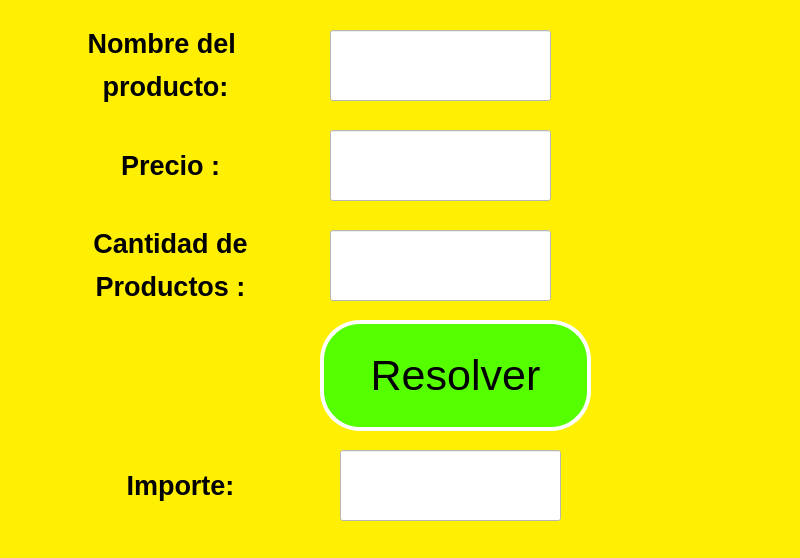
<?xml version="1.0" encoding="UTF-8"?>
<ui version="4.0">
 <class>MainWindow</class>
 <widget class="QMainWindow" name="MainWindow">
  <property name="geometry">
   <rect>
    <x>0</x>
    <y>0</y>
    <width>800</width>
    <height>558</height>
   </rect>
  </property>
  <property name="windowTitle">
   <string>MainWindow</string>
  </property>
  <property name="styleSheet">
   <string notr="true">alternate-background-color: rgb(255, 85, 127);
background-color: rgb(255, 239, 2);</string>
  </property>
  <widget class="QWidget" name="centralwidget">
   <widget class="QLineEdit" name="txt_B">
    <property name="geometry">
     <rect>
      <x>330</x>
      <y>130</y>
      <width>221</width>
      <height>71</height>
     </rect>
    </property>
    <property name="styleSheet">
     <string notr="true">background-color: rgb(255, 255, 255);
font: 75 14pt &quot;MS Shell Dlg 2&quot;;</string>
    </property>
    <property name="text">
     <string/>
    </property>
    <property name="alignment">
     <set>Qt::AlignCenter</set>
    </property>
   </widget>
   <widget class="QLabel" name="label_4">
    <property name="geometry">
     <rect>
      <x>100</x>
      <y>130</y>
      <width>141</width>
      <height>71</height>
     </rect>
    </property>
    <property name="styleSheet">
     <string notr="true">color: rgb(170, 85, 0);
color: rgb(255, 170, 0);
color: rgb(170, 85, 0);</string>
    </property>
    <property name="text">
     <string>&lt;html&gt;&lt;head/&gt;&lt;body&gt;&lt;p align=&quot;center&quot;&gt;&lt;span style=&quot; font-size:20pt; font-weight:600; color:#000000;&quot;&gt;Precio :&lt;/span&gt;&lt;/p&gt;&lt;/body&gt;&lt;/html&gt;</string>
    </property>
   </widget>
   <widget class="QLineEdit" name="txt_nombre">
    <property name="geometry">
     <rect>
      <x>330</x>
      <y>30</y>
      <width>221</width>
      <height>71</height>
     </rect>
    </property>
    <property name="styleSheet">
     <string notr="true">background-color: rgb(255, 255, 255);
font: 75 14pt &quot;MS Shell Dlg 2&quot;;</string>
    </property>
    <property name="text">
     <string/>
    </property>
    <property name="alignment">
     <set>Qt::AlignCenter</set>
    </property>
   </widget>
   <widget class="QPushButton" name="btn_agregar">
    <property name="geometry">
     <rect>
      <x>320</x>
      <y>320</y>
      <width>271</width>
      <height>111</height>
     </rect>
    </property>
    <property name="font">
     <font>
      <pointsize>32</pointsize>
     </font>
    </property>
    <property name="styleSheet">
     <string notr="true">background-color: rgb(85, 255, 0);
color: rgb(0, 0, 0);

border-radius:40px;
border:  4px solid white;
</string>
    </property>
    <property name="text">
     <string>Resolver</string>
    </property>
   </widget>
   <widget class="QLabel" name="label_5">
    <property name="geometry">
     <rect>
      <x>80</x>
      <y>220</y>
      <width>181</width>
      <height>91</height>
     </rect>
    </property>
    <property name="styleSheet">
     <string notr="true">color: rgb(170, 85, 0);
color: rgb(255, 170, 0);
color: rgb(170, 85, 0);</string>
    </property>
    <property name="text">
     <string>&lt;html&gt;&lt;head/&gt;&lt;body&gt;&lt;p align=&quot;center&quot;&gt;&lt;span style=&quot; font-size:20pt; font-weight:600; color:#000000;&quot;&gt;Cantidad de&lt;/span&gt;&lt;/p&gt;&lt;p align=&quot;center&quot;&gt;&lt;span style=&quot; font-size:20pt; font-weight:600; color:#000000;&quot;&gt; Productos :&lt;/span&gt;&lt;/p&gt;&lt;/body&gt;&lt;/html&gt;</string>
    </property>
   </widget>
   <widget class="QLineEdit" name="txt_C">
    <property name="geometry">
     <rect>
      <x>330</x>
      <y>230</y>
      <width>221</width>
      <height>71</height>
     </rect>
    </property>
    <property name="styleSheet">
     <string notr="true">background-color: rgb(255, 255, 255);
font: 75 14pt &quot;MS Shell Dlg 2&quot;;</string>
    </property>
    <property name="text">
     <string/>
    </property>
    <property name="alignment">
     <set>Qt::AlignCenter</set>
    </property>
   </widget>
   <widget class="QLineEdit" name="txt_resultado">
    <property name="geometry">
     <rect>
      <x>340</x>
      <y>450</y>
      <width>221</width>
      <height>71</height>
     </rect>
    </property>
    <property name="styleSheet">
     <string notr="true">background-color: rgb(255, 255, 255);
font: 75 14pt &quot;MS Shell Dlg 2&quot;;</string>
    </property>
    <property name="text">
     <string/>
    </property>
    <property name="alignment">
     <set>Qt::AlignCenter</set>
    </property>
   </widget>
   <widget class="QLabel" name="label_6">
    <property name="geometry">
     <rect>
      <x>90</x>
      <y>440</y>
      <width>181</width>
      <height>91</height>
     </rect>
    </property>
    <property name="styleSheet">
     <string notr="true">color: rgb(170, 85, 0);
color: rgb(255, 170, 0);
color: rgb(170, 85, 0);</string>
    </property>
    <property name="text">
     <string>&lt;html&gt;&lt;head/&gt;&lt;body&gt;&lt;p align=&quot;center&quot;&gt;&lt;span style=&quot; font-size:20pt; font-weight:600; color:#000000;&quot;&gt;Importe:&lt;/span&gt;&lt;/p&gt;&lt;/body&gt;&lt;/html&gt;</string>
    </property>
   </widget>
   <widget class="QLabel" name="label_7">
    <property name="geometry">
     <rect>
      <x>80</x>
      <y>20</y>
      <width>171</width>
      <height>91</height>
     </rect>
    </property>
    <property name="styleSheet">
     <string notr="true">color: rgb(170, 85, 0);
color: rgb(255, 170, 0);
color: rgb(170, 85, 0);</string>
    </property>
    <property name="text">
     <string>&lt;html&gt;&lt;head/&gt;&lt;body&gt;&lt;p align=&quot;center&quot;&gt;&lt;span style=&quot; font-size:20pt; font-weight:600; color:#000000;&quot;&gt;Nombre del &lt;/span&gt;&lt;/p&gt;&lt;p align=&quot;center&quot;&gt;&lt;span style=&quot; font-size:20pt; font-weight:600; color:#000000;&quot;&gt;producto:&lt;/span&gt;&lt;/p&gt;&lt;/body&gt;&lt;/html&gt;</string>
    </property>
   </widget>
  </widget>
  <widget class="QMenuBar" name="menubar">
   <property name="geometry">
    <rect>
     <x>0</x>
     <y>0</y>
     <width>800</width>
     <height>21</height>
    </rect>
   </property>
  </widget>
  <widget class="QStatusBar" name="statusbar"/>
 </widget>
 <resources/>
 <connections/>
</ui>
